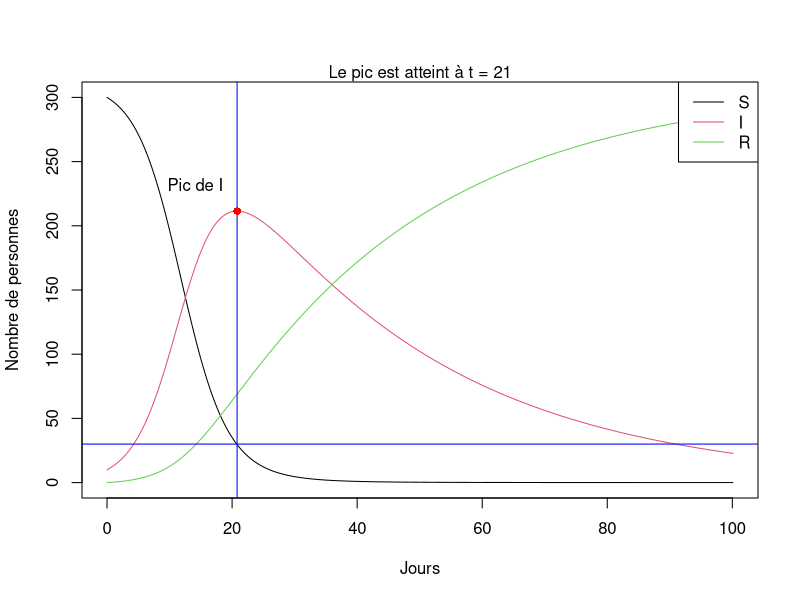

Here is the R script that generated this plot:
## ---- chunk 1
knitr::opts_chunk$set(echo = TRUE)
library(ggplot2)
S <- 300 #Personnes saines
I <- 10 #Personnes infectées
R <- 0 #personnes retirées
a <- 0.001 #Taux de transmission
b <- 0.03 #taux de guérison
deltaT <- 0.1 #Pas
Taille <- 100 #Nombre de jours
T<-0 #Non modulable       #Jour 0
Tpeaks<-0#Non modulable   #Jour du pic du nombres d'infecté
Ipeaks<-0#Non modulable   #Nombre de personne infectés au jour du pic

listeSIR<-data.frame(S, I, R, T)
colnames(listeSIR) <- c("S","I","R","T") 
Euler<-listeSIR
results<-listeSIR
listeSIR


## ---- chunk 2
St<-b/a #Calcul du nombre de personnes saines théorique au moments du pic du nombres d'infecté
euler<-function(Suc,Infect,Reco) # fonction calculant à chaque tour l'évolution des variables S, I et R
{
  Sb <- Suc + (-a * Suc * Infect)*deltaT
  Rb <- Reco + (b * Infect)*deltaT
  Ib <- (Suc+Infect+Reco) - Sb - Rb
  SIR <- data.frame(Sb,Ib,Rb,T)
  return(SIR)
  
}
repeat{
  T <- T+deltaT #Compteur de tours
  Euler<-euler(Euler$S ,Euler$I ,Euler$R );
  if (ceiling(Euler$S)==St) { #Permet de déterminer le pic à partir de la variable St (Un arrondis à été fait pour etre sûr d'obtenir des coordonées)
    Tpeaks<-Euler$T
    Ipeaks<-Euler$I;}
  if (floor(Euler$S)==St) { # Comme précédement mais avec un arrondis à l'entier inférieur)
    Tpeaks<-Euler$T
    Ipeaks<-Euler$I;}
  colnames(Euler) <- c("S","I","R","T");
  results<-rbind(results,Euler);# Ajout des valeurs calculer dans le data frame à chaque tour
  if (T>=Taille) break;# Une fois le nombre de jour demander atteints, la boucle se stop
}
St
Tpeaks
Ipeaks
results
## ---- chunk 3
if(Tpeaks==0){   #Gère le cas où le Pic n'est pas encore atteint en fonction de la taille choisi
  matplot( results[,4],results[, 1:3], type="l", lty=1,xlab = "Jours", ylab = "Nombre de personnes")# affichage du data frame sous forme de graph en fontion du temps
  legend("topright", col=1:3, legend=c("S", "I", "R"), lwd=1) #légendes
}else{
  matplot( results[,4],results[, 1:3], type="l", lty=1,xlab = "Jours", ylab = "Nombre de personnes")
  abline(h=St,v=Tpeaks, col="blue") #Lignes verticale et horizontale pour déterminer le pic
  text((Tpeaks-(Taille/15)), Ipeaks+((S+I+R)/15), "Pic de I") #teste pour légender le point
  points(Tpeaks,Ipeaks,col="red",pch=16) #Point permettant de localiser le pic
  mtext(paste("Le pic est atteint à t =",round(Tpeaks)), side=3) # Jour du pic de personnes infectés (Arrondis pour plus de clarté)
  legend("topright", col=1:3, legend=c("S", "I", "R"), lwd=1)
}

     
     
